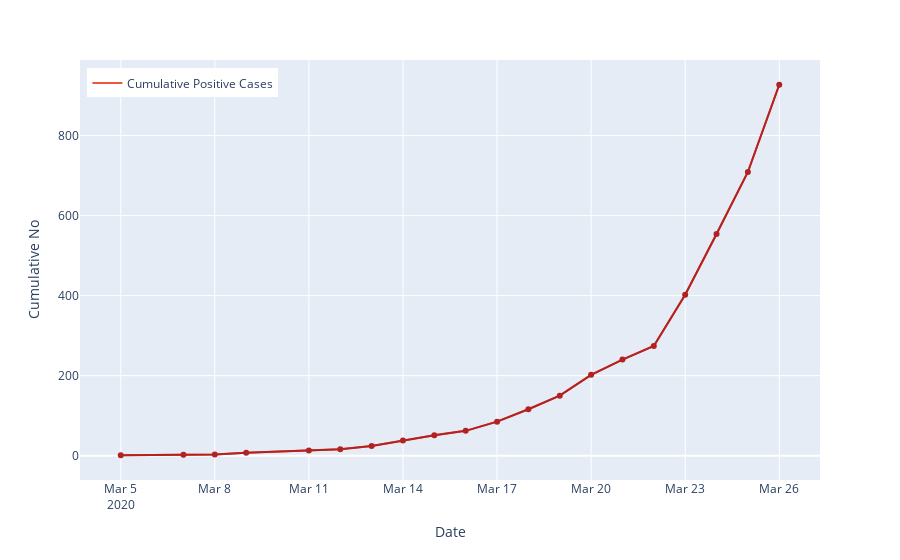

Notebook cell for this chart:
### Code cell
daily_cumulative_confirmed_long = pd.melt(daily_cumulative_confirmed, id_vars=['date'], 
                                          value_vars=['cumulative_cases'])


# fig_daily_cum_confirm = go.Figure(layout = dict(title="", xaxis_title="Date",
#                                                 yaxis_title="Cumulative No", hovermode= 'y',
#                                                 legend=dict(x=0.01, y=.98), xaxis=dict(fixedrange=True),
#                                                 yaxis=dict(fixedrange=True),))

# # Predict
# fig_daily_cum_confirm.add_trace(go.Scatter(x=daily_cumulative_predict['date'], 
#                                         y=daily_cumulative_predict['cumulative_cases'], hoverinfo='y', mode='markers+lines', 
#                                         marker=dict(color='green'), name='Predicted'))

# # Actual
# fig_daily_cum_confirm.add_trace(go.Scatter(x=daily_cumulative_confirmed['date'], 
#                                            y=daily_cumulative_confirmed['cumulative_cases'], hoverinfo='y', mode='markers+lines', 
#                                            marker=dict(color='firebrick'),name='Actual', ))

fig_daily_cum_confirm = px.line(daily_cumulative_confirmed_long, x='date', y='value', color='variable',
                                color_discrete_map={"cum_cases": "firebrick"})

fig_daily_cum_confirm.update_layout(
    title="",
    xaxis_title="Date",
    yaxis_title="Cumulative No",
    hovermode= 'x',
    legend=dict(x=0.01, y=.98),
    xaxis=dict(fixedrange=True),
    yaxis=dict(fixedrange=True),
)

# fig_daily_cum_confirm.update_traces(mode= "markers+lines")

# Point markers

# Point markers
fig_daily_cum_confirm.add_trace(go.Line(x=daily_cumulative_confirmed['date'], 
                                           y=daily_cumulative_confirmed['cumulative_cases'],mode='markers+lines', 
                                           hoverinfo='skip', marker=dict(color='firebrick'), 
                                           showlegend = False))

fig_daily_cum_confirm.data[0].name = "Cumulative Positive Cases"

fig_daily_cum_confirm.data[0].hovertemplate = '%{y}'
fig_daily_cum_confirm.show(config = dict(displayModeBar=False))

### Figure 1 — Plotly figure (JSON) as saved in the notebook; plotly's stock layout.template omitted (floating-point values rounded to 4 significant figures)
{"data": [{"hoverlabel": {"namelength": 0}, "hovertemplate": "%{y}", "legendgroup": "variable=cumulative_cases", "line": {"color": "#EF553B", "dash": "solid"}, "mode": "lines", "name": "Cumulative Positive Cases", "showlegend": true, "type": "scatter", "x": ["2020-03-05T00:00:00", "2020-03-07T00:00:00", "2020-03-08T00:00:00", "2020-03-09T00:00:00", "2020-03-11T00:00:00", "2020-03-12T00:00:00", "2020-03-13T00:00:00", "2020-03-14T00:00:00", "2020-03-15T00:00:00", "2020-03-16T00:00:00", "2020-03-17T00:00:00", "2020-03-18T00:00:00", "2020-03-19T00:00:00", "2020-03-20T00:00:00", "2020-03-21T00:00:00", "2020-03-22T00:00:00", "2020-03-23T00:00:00", "2020-03-24T00:00:00", "2020-03-25T00:00:00", "2020-03-26T00:00:00"], "xaxis": "x", "y": [1, 2, 3, 7, 13, 16, 24, 38, 51, 62, 85, 116, 150, 202, 240, 274, 402, 554, 709, 927], "yaxis": "y"}, {"hoverinfo": "skip", "marker": {"color": "firebrick"}, "mode": "markers+lines", "showlegend": false, "type": "scatter", "x": ["2020-03-05T00:00:00", "2020-03-07T00:00:00", "2020-03-08T00:00:00", "2020-03-09T00:00:00", "2020-03-11T00:00:00", "2020-03-12T00:00:00", "2020-03-13T00:00:00", "2020-03-14T00:00:00", "2020-03-15T00:00:00", "2020-03-16T00:00:00", "2020-03-17T00:00:00", "2020-03-18T00:00:00", "2020-03-19T00:00:00", "2020-03-20T00:00:00", "2020-03-21T00:00:00", "2020-03-22T00:00:00", "2020-03-23T00:00:00", "2020-03-24T00:00:00", "2020-03-25T00:00:00", "2020-03-26T00:00:00"], "y": [1, 2, 3, 7, 13, 16, 24, 38, 51, 62, 85, 116, 150, 202, 240, 274, 402, 554, 709, 927]}], "layout": {"hovermode": "x", "legend": {"tracegroupgap": 0, "x": 0.01, "y": 0.98}, "margin": {"t": 60}, "title": {"text": ""}, "xaxis": {"anchor": "y", "domain": [0, 1], "fixedrange": true, "title": {"text": "Date"}}, "yaxis": {"anchor": "x", "domain": [0, 1], "fixedrange": true, "title": {"text": "Cumulative No"}}}}
